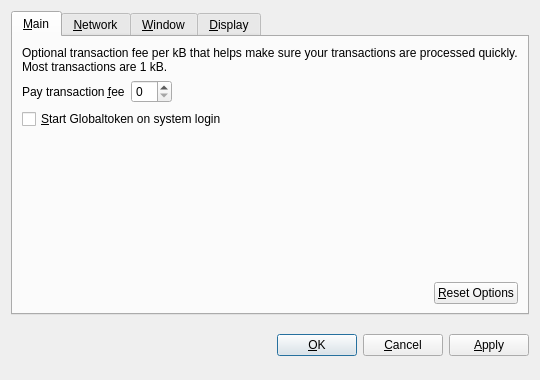
<?xml version="1.0" encoding="UTF-8"?>
<ui version="4.0">
 <class>OptionsDialog</class>
 <widget class="QDialog" name="OptionsDialog">
  <property name="geometry">
   <rect>
    <x>0</x>
    <y>0</y>
    <width>540</width>
    <height>380</height>
   </rect>
  </property>
  <property name="windowTitle">
   <string>Options</string>
  </property>
  <property name="modal">
   <bool>true</bool>
  </property>
  <layout class="QVBoxLayout" name="verticalLayout">
   <item>
    <widget class="QTabWidget" name="tabWidget">
     <property name="tabPosition">
      <enum>QTabWidget::North</enum>
     </property>
     <property name="currentIndex">
      <number>0</number>
     </property>
     <widget class="QWidget" name="tabMain">
      <attribute name="title">
       <string>&amp;Main</string>
      </attribute>
      <layout class="QVBoxLayout" name="verticalLayout_Main">
       <item>
        <widget class="QLabel" name="transactionFeeInfoLabel">
         <property name="text">
          <string>Optional transaction fee per kB that helps make sure your transactions are processed quickly. Most transactions are 1 kB.</string>
         </property>
         <property name="textFormat">
          <enum>Qt::PlainText</enum>
         </property>
         <property name="wordWrap">
          <bool>true</bool>
         </property>
        </widget>
       </item>
       <item>
        <layout class="QHBoxLayout" name="horizontalLayout_1_Main">
         <item>
          <widget class="QLabel" name="transactionFeeLabel">
           <property name="text">
            <string>Pay transaction &amp;fee</string>
           </property>
           <property name="textFormat">
            <enum>Qt::PlainText</enum>
           </property>
           <property name="buddy">
            <cstring>transactionFee</cstring>
           </property>
          </widget>
         </item>
         <item>
          <widget class="BitcoinAmountField" name="transactionFee"/>
         </item>
         <item>
          <spacer name="horizontalSpacer_1_Main">
           <property name="orientation">
            <enum>Qt::Horizontal</enum>
           </property>
           <property name="sizeHint" stdset="0">
            <size>
             <width>40</width>
             <height>20</height>
            </size>
           </property>
          </spacer>
         </item>
        </layout>
       </item>
       <item>
        <widget class="QCheckBox" name="bitcoinAtStartup">
         <property name="toolTip">
          <string>Automatically start Globaltoken after logging in to the system.</string>
         </property>
         <property name="text">
          <string>&amp;Start Globaltoken on system login</string>
         </property>
        </widget>
       </item>
       <item>
        <spacer name="verticalSpacer_Main">
         <property name="orientation">
          <enum>Qt::Vertical</enum>
         </property>
         <property name="sizeHint" stdset="0">
          <size>
           <width>20</width>
           <height>40</height>
          </size>
         </property>
        </spacer>
       </item>
       <item>
        <layout class="QHBoxLayout" name="horizontalLayout_2_Main">
         <item>
          <spacer name="horizontalSpacer_2_Main">
           <property name="orientation">
            <enum>Qt::Horizontal</enum>
           </property>
           <property name="sizeHint" stdset="0">
            <size>
             <width>40</width>
             <height>20</height>
            </size>
           </property>
          </spacer>
         </item>
         <item>
          <widget class="QPushButton" name="resetButton">
           <property name="toolTip">
            <string>Reset all client options to default.</string>
           </property>
           <property name="text">
            <string>&amp;Reset Options</string>
           </property>
           <property name="autoDefault">
            <bool>false</bool>
           </property>
          </widget>
         </item>
        </layout>
       </item>
      </layout>
     </widget>
     <widget class="QWidget" name="tabNetwork">
      <attribute name="title">
       <string>&amp;Network</string>
      </attribute>
      <layout class="QVBoxLayout" name="verticalLayout_Network">
       <item>
        <widget class="QCheckBox" name="mapPortUpnp">
         <property name="toolTip">
          <string>Automatically open the Globaltoken client port on the router. This only works when your router supports UPnP and it is enabled.</string>
         </property>
         <property name="text">
          <string>Map port using &amp;UPnP</string>
         </property>
        </widget>
       </item>
       <item>
        <widget class="QCheckBox" name="connectSocks">
         <property name="toolTip">
          <string>Connect to the Globaltoken network through a SOCKS proxy (e.g. when connecting through Tor).</string>
         </property>
         <property name="text">
          <string>&amp;Connect through SOCKS proxy:</string>
         </property>
        </widget>
       </item>
       <item>
        <layout class="QHBoxLayout" name="horizontalLayout_Network">
         <item>
          <widget class="QLabel" name="proxyIpLabel">
           <property name="text">
            <string>Proxy &amp;IP:</string>
           </property>
           <property name="textFormat">
            <enum>Qt::PlainText</enum>
           </property>
           <property name="buddy">
            <cstring>proxyIp</cstring>
           </property>
          </widget>
         </item>
         <item>
          <widget class="QValidatedLineEdit" name="proxyIp">
           <property name="maximumSize">
            <size>
             <width>140</width>
             <height>16777215</height>
            </size>
           </property>
           <property name="toolTip">
            <string>IP address of the proxy (e.g. 127.0.0.1)</string>
           </property>
          </widget>
         </item>
         <item>
          <widget class="QLabel" name="proxyPortLabel">
           <property name="text">
            <string>&amp;Port:</string>
           </property>
           <property name="textFormat">
            <enum>Qt::PlainText</enum>
           </property>
           <property name="buddy">
            <cstring>proxyPort</cstring>
           </property>
          </widget>
         </item>
         <item>
          <widget class="QLineEdit" name="proxyPort">
           <property name="maximumSize">
            <size>
             <width>55</width>
             <height>16777215</height>
            </size>
           </property>
           <property name="toolTip">
            <string>Port of the proxy (e.g. 9050)</string>
           </property>
          </widget>
         </item>
         <item>
          <widget class="QLabel" name="socksVersionLabel">
           <property name="text">
            <string>SOCKS &amp;Version:</string>
           </property>
           <property name="textFormat">
            <enum>Qt::PlainText</enum>
           </property>
           <property name="buddy">
            <cstring>socksVersion</cstring>
           </property>
          </widget>
         </item>
         <item>
          <widget class="QValueComboBox" name="socksVersion">
           <property name="toolTip">
            <string>SOCKS version of the proxy (e.g. 5)</string>
           </property>
          </widget>
         </item>
         <item>
          <spacer name="horizontalSpacer_Network">
           <property name="orientation">
            <enum>Qt::Horizontal</enum>
           </property>
           <property name="sizeHint" stdset="0">
            <size>
             <width>40</width>
             <height>20</height>
            </size>
           </property>
          </spacer>
         </item>
        </layout>
       </item>
       <item>
        <spacer name="verticalSpacer_Network">
         <property name="orientation">
          <enum>Qt::Vertical</enum>
         </property>
         <property name="sizeHint" stdset="0">
          <size>
           <width>20</width>
           <height>40</height>
          </size>
         </property>
        </spacer>
       </item>
      </layout>
     </widget>
     <widget class="QWidget" name="tabWindow">
      <attribute name="title">
       <string>&amp;Window</string>
      </attribute>
      <layout class="QVBoxLayout" name="verticalLayout_Window">
       <item>
        <widget class="QCheckBox" name="minimizeToTray">
         <property name="toolTip">
          <string>Show only a tray icon after minimizing the window.</string>
         </property>
         <property name="text">
          <string>&amp;Minimize to the tray instead of the taskbar</string>
         </property>
        </widget>
       </item>
       <item>
        <widget class="QCheckBox" name="minimizeOnClose">
         <property name="toolTip">
          <string>Minimize instead of exit the application when the window is closed. When this option is enabled, the application will be closed only after selecting Quit in the menu.</string>
         </property>
         <property name="text">
          <string>M&amp;inimize on close</string>
         </property>
        </widget>
       </item>
       <item>
        <spacer name="verticalSpacer_Window">
         <property name="orientation">
          <enum>Qt::Vertical</enum>
         </property>
         <property name="sizeHint" stdset="0">
          <size>
           <width>20</width>
           <height>40</height>
          </size>
         </property>
        </spacer>
       </item>
      </layout>
     </widget>
     <widget class="QWidget" name="tabDisplay">
      <attribute name="title">
       <string>&amp;Display</string>
      </attribute>
      <layout class="QVBoxLayout" name="verticalLayout_Display">
       <item>
        <layout class="QHBoxLayout" name="horizontalLayout_1_Display">
         <item>
          <widget class="QLabel" name="langLabel">
           <property name="text">
            <string>User Interface &amp;language:</string>
           </property>
           <property name="textFormat">
            <enum>Qt::PlainText</enum>
           </property>
           <property name="buddy">
            <cstring>lang</cstring>
           </property>
          </widget>
         </item>
         <item>
          <widget class="QValueComboBox" name="lang">
           <property name="toolTip">
            <string>The user interface language can be set here. This setting will take effect after restarting Globaltoken.</string>
           </property>
          </widget>
         </item>
        </layout>
       </item>
       <item>
        <layout class="QHBoxLayout" name="horizontalLayout_2_Display">
         <item>
          <widget class="QLabel" name="unitLabel">
           <property name="text">
            <string>&amp;Unit to show amounts in:</string>
           </property>
           <property name="textFormat">
            <enum>Qt::PlainText</enum>
           </property>
           <property name="buddy">
            <cstring>unit</cstring>
           </property>
          </widget>
         </item>
         <item>
          <widget class="QValueComboBox" name="unit">
           <property name="toolTip">
            <string>Choose the default subdivision unit to show in the interface and when sending coins.</string>
           </property>
          </widget>
         </item>
        </layout>
       </item>
       <item>
        <widget class="QCheckBox" name="displayAddresses">
         <property name="toolTip">
          <string>Whether to show Globaltoken addresses in the transaction list or not.</string>
         </property>
         <property name="text">
          <string>&amp;Display addresses in transaction list</string>
         </property>
        </widget>
       </item>
       <item>
        <spacer name="verticalSpacer_Display">
         <property name="orientation">
          <enum>Qt::Vertical</enum>
         </property>
         <property name="sizeHint" stdset="0">
          <size>
           <width>20</width>
           <height>40</height>
          </size>
         </property>
        </spacer>
       </item>
      </layout>
     </widget>
    </widget>
   </item>
   <item>
    <layout class="QHBoxLayout" name="horizontalLayout_Buttons">
     <item>
      <spacer name="horizontalSpacer_1">
       <property name="orientation">
        <enum>Qt::Horizontal</enum>
       </property>
       <property name="sizeHint" stdset="0">
        <size>
         <width>40</width>
         <height>48</height>
        </size>
       </property>
      </spacer>
     </item>
     <item>
      <widget class="QLabel" name="statusLabel">
       <property name="font">
        <font>
         <weight>75</weight>
         <bold>true</bold>
        </font>
       </property>
       <property name="text">
        <string/>
       </property>
       <property name="textFormat">
        <enum>Qt::PlainText</enum>
       </property>
       <property name="wordWrap">
        <bool>true</bool>
       </property>
      </widget>
     </item>
     <item>
      <spacer name="horizontalSpacer_2">
       <property name="orientation">
        <enum>Qt::Horizontal</enum>
       </property>
       <property name="sizeHint" stdset="0">
        <size>
         <width>40</width>
         <height>48</height>
        </size>
       </property>
      </spacer>
     </item>
     <item>
      <widget class="QPushButton" name="okButton">
       <property name="text">
        <string>&amp;OK</string>
       </property>
      </widget>
     </item>
     <item>
      <widget class="QPushButton" name="cancelButton">
       <property name="text">
        <string>&amp;Cancel</string>
       </property>
       <property name="autoDefault">
        <bool>false</bool>
       </property>
      </widget>
     </item>
     <item>
      <widget class="QPushButton" name="applyButton">
       <property name="text">
        <string>&amp;Apply</string>
       </property>
       <property name="autoDefault">
        <bool>false</bool>
       </property>
      </widget>
     </item>
    </layout>
   </item>
  </layout>
 </widget>
 <customwidgets>
  <customwidget>
   <class>BitcoinAmountField</class>
   <extends>QSpinBox</extends>
   <header>bitcoinamountfield.h</header>
  </customwidget>
  <customwidget>
   <class>QValueComboBox</class>
   <extends>QComboBox</extends>
   <header>qvaluecombobox.h</header>
  </customwidget>
  <customwidget>
   <class>QValidatedLineEdit</class>
   <extends>QLineEdit</extends>
   <header>qvalidatedlineedit.h</header>
  </customwidget>
 </customwidgets>
 <resources/>
 <connections/>
</ui>
